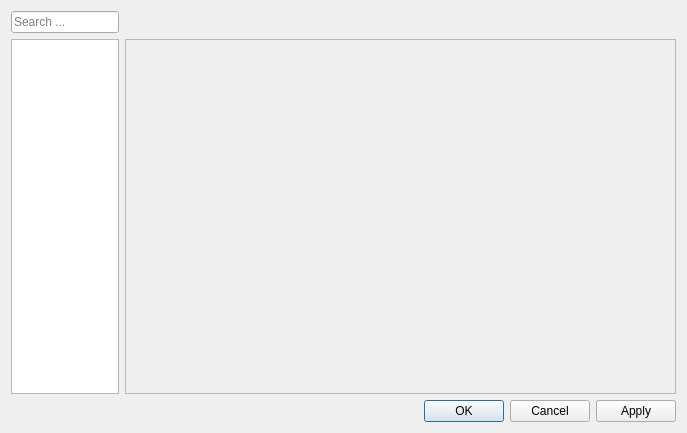
<?xml version="1.0" encoding="UTF-8"?>
<ui version="4.0">
 <class>SettingsDialog</class>
 <widget class="QDialog" name="SettingsDialog">
  <property name="geometry">
   <rect>
    <x>0</x>
    <y>0</y>
    <width>687</width>
    <height>433</height>
   </rect>
  </property>
  <property name="windowTitle">
   <string>Dialog</string>
  </property>
  <layout class="QVBoxLayout" name="verticalLayout">
   <item>
    <layout class="QGridLayout" name="gridLayout" columnstretch="0,1">
     <item row="0" column="0">
      <widget class="QLineEdit" name="lineEdit">
       <property name="placeholderText">
        <string>Search ...</string>
       </property>
       <property name="clearButtonEnabled">
        <bool>true</bool>
       </property>
      </widget>
     </item>
     <item row="0" column="1">
      <widget class="QLabel" name="label">
       <property name="text">
        <string/>
       </property>
      </widget>
     </item>
     <item row="1" column="0">
      <widget class="QListWidget" name="listWidget">
       <property name="sizePolicy">
        <sizepolicy hsizetype="Ignored" vsizetype="Expanding">
         <horstretch>0</horstretch>
         <verstretch>0</verstretch>
        </sizepolicy>
       </property>
      </widget>
     </item>
     <item row="1" column="1">
      <widget class="QScrollArea" name="scrollArea">
       <property name="widgetResizable">
        <bool>true</bool>
       </property>
       <widget class="QWidget" name="scrollAreaWidgetContents">
        <property name="geometry">
         <rect>
          <x>0</x>
          <y>0</y>
          <width>534</width>
          <height>353</height>
         </rect>
        </property>
       </widget>
      </widget>
     </item>
    </layout>
   </item>
   <item>
    <widget class="QDialogButtonBox" name="buttonBox">
     <property name="orientation">
      <enum>Qt::Horizontal</enum>
     </property>
     <property name="standardButtons">
      <set>QDialogButtonBox::Apply|QDialogButtonBox::Cancel|QDialogButtonBox::Ok</set>
     </property>
    </widget>
   </item>
  </layout>
 </widget>
 <resources/>
 <connections>
  <connection>
   <sender>buttonBox</sender>
   <signal>accepted()</signal>
   <receiver>SettingsDialog</receiver>
   <slot>accept()</slot>
   <hints>
    <hint type="sourcelabel">
     <x>248</x>
     <y>254</y>
    </hint>
    <hint type="destinationlabel">
     <x>157</x>
     <y>274</y>
    </hint>
   </hints>
  </connection>
  <connection>
   <sender>buttonBox</sender>
   <signal>rejected()</signal>
   <receiver>SettingsDialog</receiver>
   <slot>reject()</slot>
   <hints>
    <hint type="sourcelabel">
     <x>316</x>
     <y>260</y>
    </hint>
    <hint type="destinationlabel">
     <x>286</x>
     <y>274</y>
    </hint>
   </hints>
  </connection>
 </connections>
</ui>
